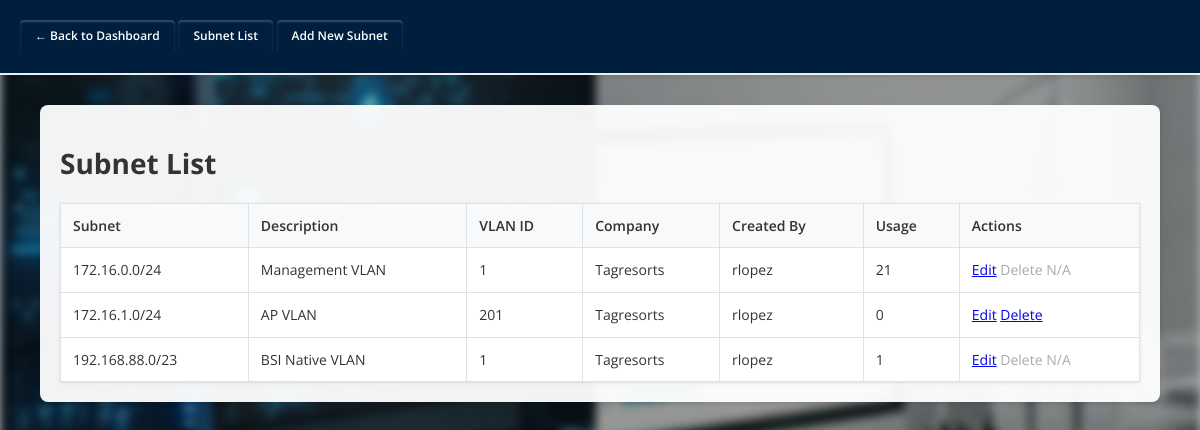
Screenshot of /manage_subnets.php (signed in) with the database file from the repository.
### tables this page shows
CREATE TABLE `subnets` (
  `id` int(11) NOT NULL AUTO_INCREMENT,
  `subnet` varchar(50) NOT NULL,
  `description` text DEFAULT NULL,
  `vlan_id` varchar(20) DEFAULT NULL,
  `created_by` int(11) DEFAULT NULL,
  `company_id` int(11) NOT NULL DEFAULT 1,
  PRIMARY KEY (`id`),
  KEY `created_by` (`created_by`),
  KEY `fk_subnets_company` (`company_id`),
  CONSTRAINT `fk_subnets_company` FOREIGN KEY (`company_id`) REFERENCES `companies` (`company_id`) ON DELETE CASCADE,
  CONSTRAINT `subnets_ibfk_1` FOREIGN KEY (`created_by`) REFERENCES `users` (`id`)
);

CREATE TABLE `companies` (
  `company_id` int(11) NOT NULL AUTO_INCREMENT,
  `company_name` varchar(255) NOT NULL,
  `enrollment_options` text DEFAULT NULL,
  `created_at` timestamp NOT NULL DEFAULT current_timestamp(),
  `description` text DEFAULT NULL,
  `status` enum('Active','Inactive') NOT NULL DEFAULT 'Active',
  `updated_at` timestamp NOT NULL DEFAULT current_timestamp() ON UPDATE current_timestamp(),
  PRIMARY KEY (`company_id`)
);

CREATE TABLE `users` (
  `id` int(11) NOT NULL AUTO_INCREMENT,
  `username` varchar(50) DEFAULT NULL,
  `email` varchar(100) DEFAULT NULL,
  `first_name` varchar(50) NOT NULL,
  `middle_name` varchar(50) DEFAULT NULL,
  `last_name` varchar(50) NOT NULL,
  `password_hash` varchar(255) DEFAULT NULL,
  `role` enum('admin','user','guest') DEFAULT 'guest',
  `created_at` timestamp NOT NULL DEFAULT current_timestamp(),
  `active` tinyint(1) DEFAULT 1,
  PRIMARY KEY (`id`),
  UNIQUE KEY `username` (`username`),
  UNIQUE KEY `email` (`email`)
);

### manage_subnets.php (the view, shortened to what this page needs)
<?php
include 'config.php';
if ($_SESSION['role'] === 'admin') {
    $companiesForQuery = $pdo->query("SELECT company_id FROM companies")->fetchAll(PDO::FETCH_COLUMN);
}
$action = $_GET['action'] ?? 'list';
if ($action === 'list') {
    if ($_SESSION['role'] === 'admin') {
        $companiesForQueryList = $pdo->query("SELECT company_id FROM companies")->fetchAll(PDO::FETCH_COLUMN);
    } else {
        $companiesForQueryList = $companiesForQuery;
    }
    $placeholders = implode(',', array_fill(0, count($companiesForQueryList), '?'));
    $stmt = $pdo->prepare("
        SELECT s.*, u.username AS creator, c.company_name,
               (SELECT COUNT(*) FROM ips WHERE subnet_id = s.id) AS ip_count
        FROM subnets s
        LEFT JOIN users u ON s.created_by = u.id
        LEFT JOIN companies c ON s.company_id = c.company_id
        WHERE s.company_id IN ($placeholders)
        ORDER BY s.subnet ASC
    ");
    $stmt->execute($companiesForQueryList);
    $subnets = $stmt->fetchAll();
}
?>
<!DOCTYPE html>
<html lang="en">
<head>
    <link rel="stylesheet" href="style.css">
</head>
<body>
  <div class="nav">
    <a href="dashboard.php" class="nav-btn">← Back to Dashboard</a>
    <a href="manage_subnets.php?action=list" class="nav-btn">Subnet List</a>
    <a href="manage_subnets.php?action=add" class="nav-btn">Add New Subnet</a>
  </div>
  <div class="container">
    <?php if ($action === 'list'): ?>
      <h1>Subnet List</h1>
      <?php if (count($subnets) > 0): ?>
        <table>
          <tr>
            <th>Subnet</th>
            <th>Description</th>
            <th>VLAN ID</th>
            <th>Company</th>
            <th>Created By</th>
            <th>Usage</th>
            <th>Actions</th>
          </tr>
          <?php foreach ($subnets as $subnet): ?>
          <tr>
            <td><?= htmlspecialchars($subnet['subnet']) ?></td>
            <td><?= htmlspecialchars($subnet['description']) ?></td>
            <td><?= htmlspecialchars($subnet['vlan_id']) ?></td>
            <td><?= htmlspecialchars($subnet['company_name'] ?? 'N/A') ?></td>
            <td><?= htmlspecialchars($subnet['creator']) ?></td>
            <td><?= $subnet['ip_count'] ?></td>
            <td>
              <a href="manage_subnets.php?action=edit&id=<?= $subnet['id'] ?>" class="btn">Edit</a>
              <?php if ($subnet['ip_count'] == 0): ?>
                <a href="manage_subnets.php?action=delete&id=<?= $subnet['id'] ?>" class="btn" onclick="return confirm('Are you sure you want to delete this subnet?');">Delete</a>
              <?php else: ?>
                <span style="color: #aaa;">Delete N/A</span>
              <?php endif; ?>
            </td>
          </tr>
          <?php endforeach; ?>
        </table>
      <?php else: ?>
        <p>No subnets found. <a href="manage_subnets.php?action=add">Add one first</a></p>
      <?php endif; ?>
    <?php endif; ?>
  </div>
</body>
</html>

### style.css (style rules this page uses)
:root { --primary-color: #007bff; --primary-dark: #0056b3; --background-color: #f5f5f5; --text-color: #333; --header-bg: #001f3f; --header-border: #eee; --card-bg: #fff; --card-shadow: rgba(0, 0, 0, 0.1); }
html, body { margin: 0; padding: 0; margin-bottom: 30px; }
body { font-family: 'Open Sans', sans-serif; font-size: 14px; line-height: 1.4; min-height: 100vh; color: var(--text-color); position: relative; overflow-x: hidden; }
body::before { content: ""; position: fixed; top: 0; left: 0; width: 100%; height: 100%; background: url('ipam.jpg') no-repeat center center fixed; background-size: cover; filter: blur(5px); z-index: -1; }
body::after { content: ""; position: fixed; top: 0; left: 0; width: 100%; height: 100%; background: rgba(0, 0, 0, 0.3); z-index: -1; }
.nav { background-color: var(--header-bg); margin-bottom: 30px; padding: 20px; border-bottom: 2px solid var(--header-border); box-shadow: 0 2px 4px var(--card-shadow); }
.nav-btn { text-decoration: none; background: #001f3f; color: #fff; padding: 8px 15px; border-radius: 5px; font-size: 12px; font-weight: 600; transition: 0.3s ease-in-out; display: inline-block; }
table { border-collapse: collapse; margin-top: 20px; width: 100%; background-color: var(--card-bg); box-shadow: 0 1px 3px var(--card-shadow); font-size: 14px; }
th, td { border: 1px solid #dee2e6; padding: 12px; text-align: left; font-size: 14px; }
th { background-color: #f8f9fa; font-weight: 600; }
.container { background-color: rgba(255, 255, 255, 0.95); padding: 20px; border-radius: 8px; box-shadow: 0 2px 4px var(--card-shadow); margin: 20px; }
.nav-btn, button.nav-btn, .logout-btn, .login-button { color: #fff; padding: 8px 15px; border-radius: 4px; border: none; cursor: pointer; transition: background-color 0.2s, box-shadow 0.2s; box-shadow: inset 0 2px 2px rgba(255, 255, 255, 0.2); }

### manage_subnets.php (style rules this page uses)
.container { width: 90%; max-width: 1200px; margin: 20px auto; }

### rows the page displays
subnets: subnet "172.16.0.0/24", description "Management VLAN", vlan "1", company.company_name "Tagresorts", created_by.username "rlopez", ip_count "21", shows "Delete N/A"
subnets: subnet "172.16.1.0/24", description "AP VLAN", vlan "201", company.company_name "Tagresorts", created_by.username "rlopez", ip_count "0"
subnets: subnet "192.168.88.0/23", description "BSI Native VLAN", vlan "1", company.company_name "Tagresorts", created_by.username "rlopez", ip_count "1", shows "Delete N/A"
